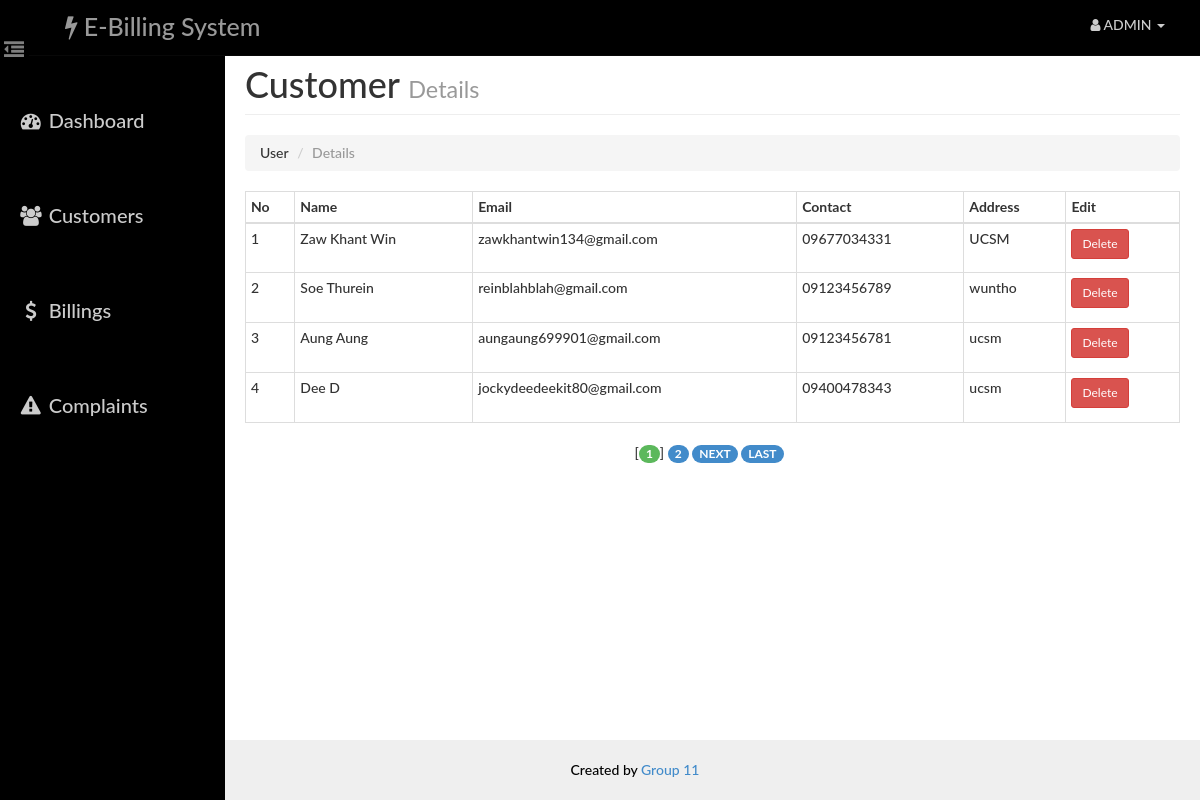
The app's page /admin/users.php (signed in) with its own data.
### tables this page shows
CREATE TABLE `user` (
  `id` int(14) NOT NULL AUTO_INCREMENT,
  `name` varchar(40) NOT NULL,
  `email` varchar(40) NOT NULL,
  `phone` varchar(255) NOT NULL,
  `pass` varchar(20) NOT NULL,
  `address` varchar(100) NOT NULL,
  `verify` int(1) unsigned zerofill DEFAULT NULL,
  `create_date` date DEFAULT NULL,
  PRIMARY KEY (`id`)
);

### admin/paging1.php (called while the page is built, shortened)
<?php
    $rowsperpage = 5;
    if (isset($_GET['currentpage']) && is_numeric($_GET['currentpage'])) {
       $currentpage = (int) $_GET['currentpage'];
    } else {
       $currentpage = 1;
    }
    $offset = ($currentpage - 1) * $rowsperpage;
 ?>

### Includes/admin.php (called while the page is built, shortened)
<?php
    function retrieve_users_detail($id,$offset, $rowsperpage)
    {
        global $con;
        $query  = "SELECT * FROM user where verify=1";
        $query .= " LIMIT {$offset}, {$rowsperpage} ";
        $result = mysqli_query($con,$query);
        return $result;
    }
 ?>

### admin/users.php (the view, shortened to what this page needs)
<?php
    require_once('head_html.php');
    require_once('../Includes/session.php');
    require_once('../Includes/admin.php');
?>
<body>
    <div id="wrapper">
        <?php
            require_once("nav.php");
            require_once("sidebar.php");
        ?>
        <div id="page-content-wrapper">
            <div class="container-fluid">
                <div class="row">
                    <div class="col-lg-12">
                        <h1 class="page-header">
                            Customer
                            <small>Details</small>
                        </h1>
                        <ol class="breadcrumb">
                          <li>User</li>
                          <li class="active">Details</li>
                        </ol>
                        <div class="table-responsive" style="padding-top: 0">
                                <table class="table table-hover table-bordered table-condensed">
                                    <thead>
                                        <tr>
                                            <th>No</th>
                                            <th>Name</th>
                                            <th>Email</th>
                                            <th>Contact</th>
                                            <th>Address</th>
                                            <th>Edit</th>
                                        </tr>
                                    </thead>
                                    <tbody>
                                     <?php
                                            include("paging1.php");
                                            $result = retrieve_users_detail($_SESSION['aid'],$offset, $rowsperpage);
                                            $cnt=1;
                                            while($row = mysqli_fetch_assoc($result)){
                                            ?>
                                                <tr>
                                                    <td height="50"><?php echo $cnt; ?></td>
                                                    <td><?php echo $row['name'] ?></td>
                                                    <td><?php echo $row['email'] ?></td>
                                                    <td><?php echo $row['phone'] ?></td>
                                                    <td><?php echo $row['address'] ?></td>
                                                    <td>
                                                    <a class='btn btn-danger btn-sm' href="#" data-toggle="modal" data-target="#delete_modal_<?= $row['id']?>">Delete</a>
                                                </td>
                                                </tr>
                            </div>
                                            <?php $cnt++; } ?>
                                <?php include("paging2.php");  ?>
                        </div>
                    </div>
<?php
    require_once("footer.php");
?>
</body>
</html>

### assets/css/dash_admin.css (style rules this page uses)
html { height: 100%; }
body, html { width: 100%; height: 100%; }
body, h1, h2, h3, h4, h5, h6 { font-family: "Lato","Helvetica Neue",Helvetica,Arial,sans-serif; font-weight: 500; }
#wrapper { padding-left: 10px; padding-top: 5px; -webkit-transition: all 0.5s ease; -moz-transition: all 0.5s ease; -o-transition: all 0.5s ease; transition: all 0.5s ease; }
#page-content-wrapper { width: 100%; padding: 15px; min-height:100%; }
@media (min-width:768px) { #wrapper { padding-left: 225px; } }
@media (min-width:768px) { #page-content-wrapper { padding: 20px; } }
.table-responsive { padding-top: 20px; padding-bottom: 20px; }

### records on screen
user: name "Zaw Khant Win", email "zawkhantwin134@gmail.com", phone "09677034331", address "UCSM"
user: name "Soe Thurein", email "reinblahblah@gmail.com", phone "09123456789", address "wuntho"
user: name "Aung Aung", email "aungaung699901@gmail.com", phone "09123456781", address "ucsm"
user: name "Dee D", email "jockydeedeekit80@gmail.com", phone "09400478343", address "ucsm"
